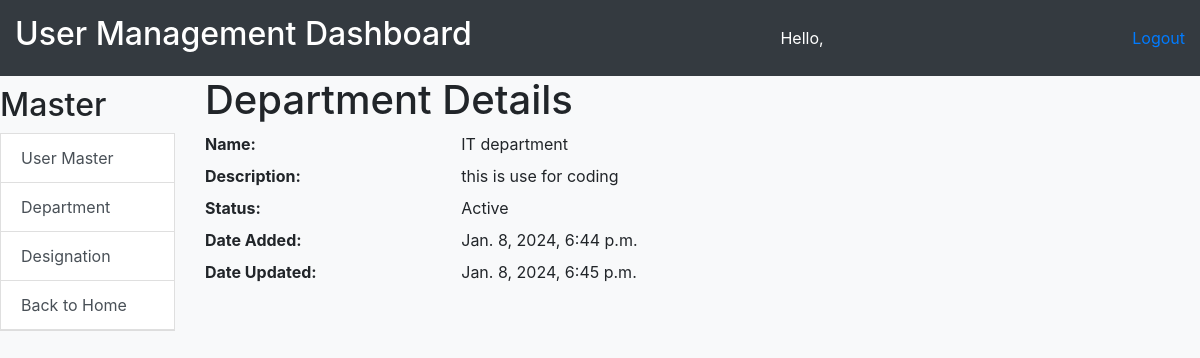
Screenshot of /emp_home/view_department/1/ with the database file from the repository.
### employee/models.py (models this page shows, shortened)
class Department(models.Model):
    STATUS_CHOICES = [
        (1, 'Active'),
        (0, 'Inactive'),
    ]
    name = models.TextField()
    description = models.TextField()
    status = models.IntegerField(choices=STATUS_CHOICES, default=1)
    date_added = models.DateTimeField(default=timezone.now)
    date_updated = models.DateTimeField(auto_now=True)

### employee/views.py (the view)
# urls.py: path('view_department/<int:department_id>/', view_department, name='view_department'),
def view_department(request, department_id):
    department = get_object_or_404(Department, id=department_id)
    return render(request, 'view_department.html', {'department': department})

### employee/templates/view_department.html
{% extends 'user_management.html' %}
{% block content %}
  <h1>Department Details</h1>
  <dl class="row">
    <dt class="col-sm-3">Name:</dt>
    <dd class="col-sm-9">{{ department.name }}</dd>
    <dt class="col-sm-3">Description:</dt>
    <dd class="col-sm-9">{{ department.description }}</dd>
    <dt class="col-sm-3">Status:</dt>
    <dd class="col-sm-9">{{ department.get_status_display }}</dd>
    <dt class="col-sm-3">Date Added:</dt>
    <dd class="col-sm-9">{{ department.date_added }}</dd>
    <dt class="col-sm-3">Date Updated:</dt>
    <dd class="col-sm-9">{{ department.date_updated }}</dd>
  </dl>
{% endblock %}

### employee/templates/user_management.html (style rules this page uses)
body { background-color: #f8f9fa; margin: 0; }

### rows the page displays
Department: name "IT department", description "this is use for coding", status "Active", date_added "Jan. 8, 2024, 6:44 p.m.", date_updated "Jan. 8, 2024, 6:45 p.m."
